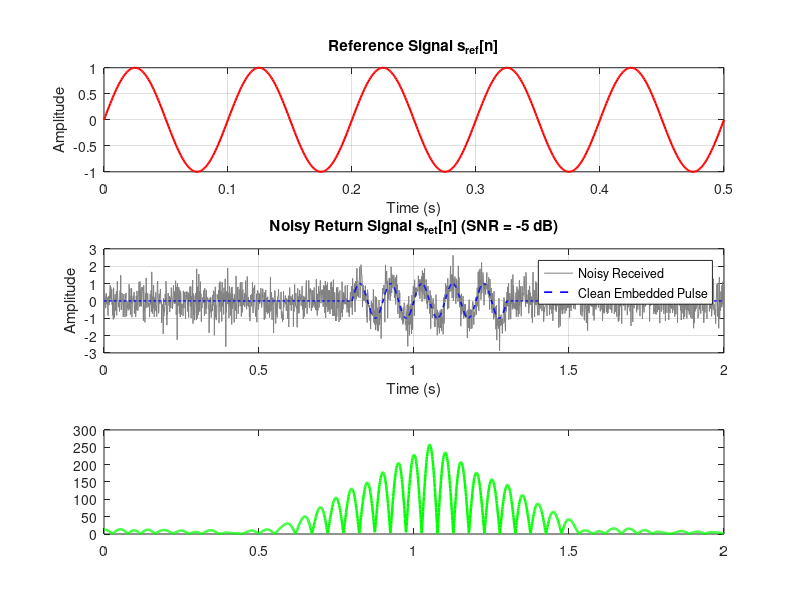

Source code (MATLAB): (Note: this script raises an error after producing the figure.)
%% Parameters
fs = 1000;                      % Sampling frequency (1 kHz)
dt = 1/fs;

% 1. Reference Signal (0.5 s pulse)
t_ref = 0:dt:0.5;
fc_ref = 10;                    % 10 Hz tone
signal_ref = sin(2 * pi * fc_ref * t_ref);

% 2. Clean Return Signal with Delay
t_ret = 0:dt:2;                 % 2-second listening window
signal_ret_clean = zeros(size(t_ret));
delay_time = 0.8;               % Pulse arrival at 0.8 seconds
delay_idx = round(delay_time * fs) + 1;

% Insert reference signal at the delay point
signal_ret_clean(delay_idx : delay_idx + length(signal_ref) - 1) = signal_ref;

% 3. Add Noise
snr_db = -5;                    % Signal buried in noise
signal_ret_noisy = awgn(signal_ret_clean, snr_db, 'measured');

% 4. Matched Filter
h = fliplr(signal_ref);
y = conv(signal_ret_noisy, h, 'same');
output = abs(y);

%% Visualization
figure('Position', [100, 100, 800, 700]);

subplot(3, 1, 1);
plot(t_ref, signal_ref, 'r', 'LineWidth', 1.5);
title('Reference Signal s_{ref}[n]');
xlabel('Time (s)'); ylabel('Amplitude'); grid on;

subplot(3, 1, 2);
plot(t_ret, signal_ret_noisy, 'Color', [0.5 0.5 0.5]);
hold on;
plot(t_ret, signal_ret_clean, 'b--', 'LineWidth', 1.2);
title(sprintf('Noisy Return Signal s_{ret}[n] (SNR = %d dB)', snr_db));
xlabel('Time (s)'); ylabel('Amplitude');
legend('Noisy Received', 'Clean Embedded Pulse', 'Location', 'northeast');
grid on;

subplot(3, 1, 3);
plot(t_ret, output, 'g', 'LineWidth', 1.8);
hold on;
xline(delay_time + 0.25, 'r--', 'Expected Peak Center', 'LineWidth', 1.2);
title('Matched Filter Output |y[n]|');
xlabel('Time (s)'); ylabel('Magnitude'); grid on;

%% Ensure Output Directory Exists
if ~exist('Signal', 'dir')
    mkdir('Signal');
end

%% Export Signal 1: Reference Signal (.coe)
BITS = 16;
s1_norm = signal_ref / max(abs(signal_ref));
s1_int = round(s1_norm * (2^(BITS-1) - 1));

s1_hex = cell(length(s1_int), 1);
for i = 1:length(s1_int)
    val = s1_int(i);
    if val < 0
        val = val + 2^BITS;
    end
    s1_hex{i} = dec2hex(val, 4); % 16-bit word represented as 4 hex digits
end

fid1 = fopen(fullfile('Signal', 'Signal_ref.coe'), 'w');
fprintf(fid1, 'memory_initialization_radix=16;\n');
fprintf(fid1, 'memory_initialization_vector=\n');
for i = 1:length(s1_hex)-1
    fprintf(fid1, '%s,\n', s1_hex{i});
end
fprintf(fid1, '%s;\n', s1_hex{end});
fclose(fid1);

%% Export Signal 2: Noisy Return Signal (.coe)
s2_norm = signal_ret_noisy / max(abs(signal_ret_noisy));
s2_int = round(s2_norm * (2^(BITS-1) - 1));

s2_hex = cell(length(s2_int), 1);
for i = 1:length(s2_int)
    val = s2_int(i);
    if val < 0
        val = val + 2^BITS;
    end
    s2_hex{i} = dec2hex(val, 4); % 16-bit word represented as 4 hex digits
end

fid2 = fopen(fullfile('Signal', 'Signal_ret_noisy.coe'), 'w');
fprintf(fid2, 'memory_initialization_radix=16;\n');
fprintf(fid2, 'memory_initialization_vector=\n');
for i = 1:length(s2_hex)-1
    fprintf(fid2, '%s,\n', s2_hex{i});
end
fprintf(fid2, '%s;\n', s2_hex{end});
fclose(fid2);

disp('Export complete: Signal_ref.coe and Signal_ret_noisy.coe saved to /Signal folder.');


%% Export to Plain .hex Files (One 16-bit word per line)
% 1. Reference Signal (.hex)
fid_hex1 = fopen(fullfile('Signal', 'Signal_ref.hex'), 'w');
for i = 1:length(s1_hex)
    fprintf(fid_hex1, '%s\n', s1_hex{i});
end
fclose(fid_hex1);

% 2. Noisy Return Signal (.hex)
fid_hex2 = fopen(fullfile('Signal', 'Signal_ret_noisy.hex'), 'w');
for i = 1:length(s2_hex)
    fprintf(fid_hex2, '%s\n', s2_hex{i});
end
fclose(fid_hex2);

disp('Export complete: Signal_ref.hex and Signal_ret_noisy.hex saved to /Signal folder.');
